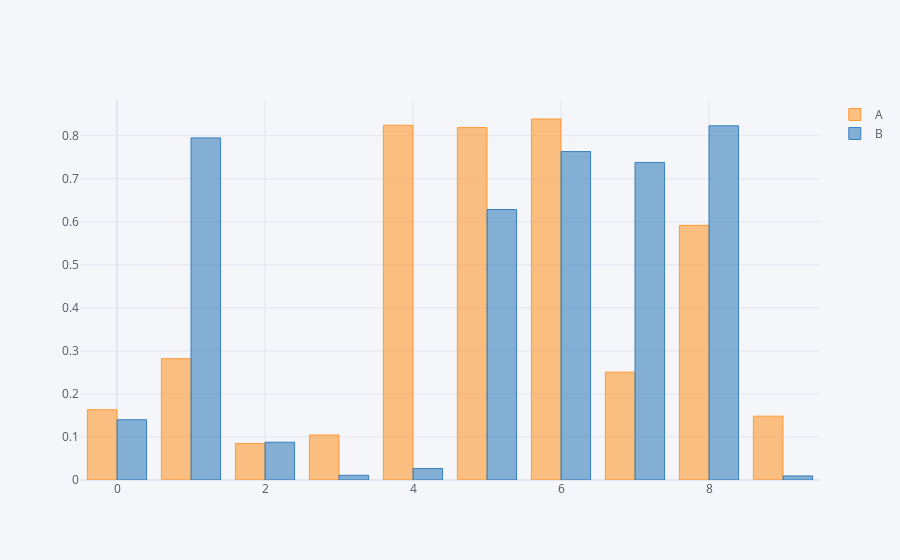

This figure's notebook cell:
### Code cell
df.iplot(kind='bar')

### Figure 1 — Plotly figure (JSON) as saved in the notebook; plotly's stock layout.template omitted (floating-point values rounded to 4 significant figures)
{"data": [{"marker": {"color": "rgba(255, 153, 51, 0.6)", "line": {"color": "rgba(255, 153, 51, 1.0)", "width": 1}}, "name": "A", "orientation": "v", "text": "", "type": "bar", "x": [0, 1, 2, 3, 4, 5, 6, 7, 8, 9], "y": [0.1633, 0.2819, 0.08466, 0.1045, 0.8244, 0.8189, 0.8389, 0.2506, 0.5917, 0.1483]}, {"marker": {"color": "rgba(55, 128, 191, 0.6)", "line": {"color": "rgba(55, 128, 191, 1.0)", "width": 1}}, "name": "B", "orientation": "v", "text": "", "type": "bar", "x": [0, 1, 2, 3, 4, 5, 6, 7, 8, 9], "y": [0.1401, 0.795, 0.08784, 0.01093, 0.02679, 0.6285, 0.7632, 0.738, 0.8231, 0.009416]}], "layout": {"autosize": true, "legend": {"bgcolor": "#F5F6F9", "font": {"color": "#4D5663"}}, "paper_bgcolor": "#F5F6F9", "plot_bgcolor": "#F5F6F9", "title": {"font": {"color": "#4D5663"}}, "xaxis": {"autorange": true, "gridcolor": "#E1E5ED", "range": [-0.5, 9.5], "showgrid": true, "tickfont": {"color": "#4D5663"}, "title": {"font": {"color": "#4D5663"}, "text": ""}, "type": "linear", "zerolinecolor": "#E1E5ED"}, "yaxis": {"autorange": true, "gridcolor": "#E1E5ED", "range": [0, 0.8831], "showgrid": true, "tickfont": {"color": "#4D5663"}, "title": {"font": {"color": "#4D5663"}, "text": ""}, "type": "linear", "zerolinecolor": "#E1E5ED"}}}
